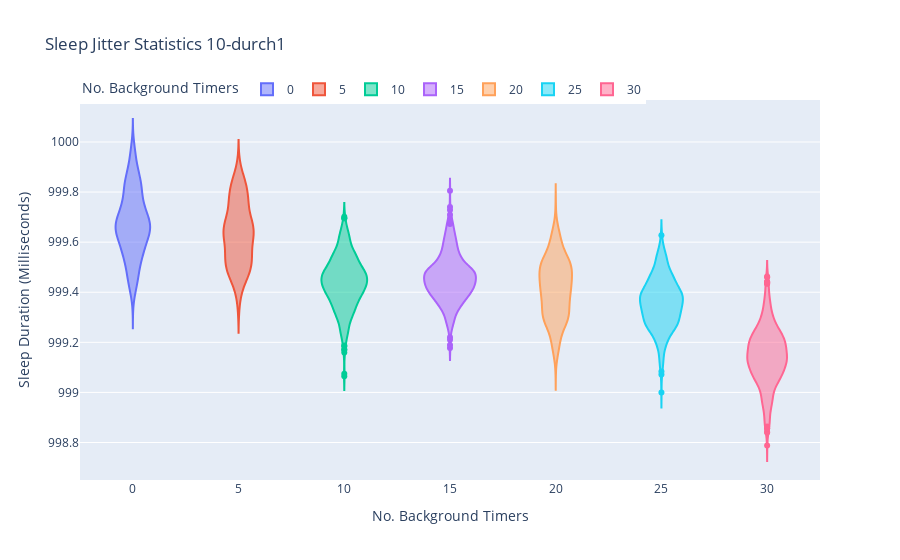

The cell this chart's notebook holds for it:
### Code cell
# sleep jitter stats min/max/avg/std

sleep_jitter_stats_fig = px.violin(sleep_jitter, x='background_timers', y='trace_milli',
    color='background_timers',
    title=f"Sleep Jitter Statistics {suffix}",
    labels={
        "trace": "Sleep Duration (Seconds)",
        "trace_milli": "Sleep Duration (Milliseconds)",
        "background_timers": "No. Background Timers",
    },
)
sleep_jitter_stats_fig.update_layout(
    legend=dict(orientation="h", yanchor="bottom", y=0.99),
)

sleep_jitter_stats_fig.write_html(f'docs/sleep_jitter_stats_{suffix}.html')
sleep_jitter_stats_fig.show()

### Figure 1 — Plotly figure (JSON) as saved in the notebook; plotly's stock layout.template omitted (floating-point values rounded to 4 significant figures; data arrays with more than 128 entries replaced by an {"elided": "..."} marker saying what was removed)
{"data": [{"alignmentgroup": "True", "box": {"visible": false}, "hovertemplate": "No. Background Timers=%{x}<br>Sleep Duration (Milliseconds)=%{y}<extra></extra>", "legendgroup": "0", "marker": {"color": "#636efa"}, "name": "0", "offsetgroup": "0", "orientation": "v", "scalegroup": "True", "showlegend": true, "type": "violin", "x": {"elided": "580 int values"}, "x0": " ", "xaxis": "x", "y": {"elided": "580 float values"}, "y0": " ", "yaxis": "y"}, {"alignmentgroup": "True", "box": {"visible": false}, "hovertemplate": "No. Background Timers=%{x}<br>Sleep Duration (Milliseconds)=%{y}<extra></extra>", "legendgroup": "5", "marker": {"color": "#EF553B"}, "name": "5", "offsetgroup": "5", "orientation": "v", "scalegroup": "True", "showlegend": true, "type": "violin", "x": {"elided": "580 int values"}, "x0": " ", "xaxis": "x", "y": {"elided": "580 float values"}, "y0": " ", "yaxis": "y"}, {"alignmentgroup": "True", "box": {"visible": false}, "hovertemplate": "No. Background Timers=%{x}<br>Sleep Duration (Milliseconds)=%{y}<extra></extra>", "legendgroup": "10", "marker": {"color": "#00cc96"}, "name": "10", "offsetgroup": "10", "orientation": "v", "scalegroup": "True", "showlegend": true, "type": "violin", "x": {"elided": "580 int values"}, "x0": " ", "xaxis": "x", "y": {"elided": "580 float values"}, "y0": " ", "yaxis": "y"}, {"alignmentgroup": "True", "box": {"visible": false}, "hovertemplate": "No. Background Timers=%{x}<br>Sleep Duration (Milliseconds)=%{y}<extra></extra>", "legendgroup": "15", "marker": {"color": "#ab63fa"}, "name": "15", "offsetgroup": "15", "orientation": "v", "scalegroup": "True", "showlegend": true, "type": "violin", "x": {"elided": "580 int values"}, "x0": " ", "xaxis": "x", "y": {"elided": "580 float values"}, "y0": " ", "yaxis": "y"}, {"alignmentgroup": "True", "box": {"visible": false}, "hovertemplate": "No. Background Timers=%{x}<br>Sleep Duration (Milliseconds)=%{y}<extra></extra>", "legendgroup": "20", "marker": {"color": "#FFA15A"}, "name": "20", "offsetgroup": "20", "orientation": "v", "scalegroup": "True", "showlegend": true, "type": "violin", "x": {"elided": "580 int values"}, "x0": " ", "xaxis": "x", "y": {"elided": "580 float values"}, "y0": " ", "yaxis": "y"}, {"alignmentgroup": "True", "box": {"visible": false}, "hovertemplate": "No. Background Timers=%{x}<br>Sleep Duration (Milliseconds)=%{y}<extra></extra>", "legendgroup": "25", "marker": {"color": "#19d3f3"}, "name": "25", "offsetgroup": "25", "orientation": "v", "scalegroup": "True", "showlegend": true, "type": "violin", "x": {"elided": "580 int values"}, "x0": " ", "xaxis": "x", "y": {"elided": "580 float values"}, "y0": " ", "yaxis": "y"}, {"alignmentgroup": "True", "box": {"visible": false}, "hovertemplate": "No. Background Timers=%{x}<br>Sleep Duration (Milliseconds)=%{y}<extra></extra>", "legendgroup": "30", "marker": {"color": "#FF6692"}, "name": "30", "offsetgroup": "30", "orientation": "v", "scalegroup": "True", "showlegend": true, "type": "violin", "x": {"elided": "580 int values"}, "x0": " ", "xaxis": "x", "y": {"elided": "580 float values"}, "y0": " ", "yaxis": "y"}], "layout": {"legend": {"orientation": "h", "title": {"text": "No. Background Timers"}, "tracegroupgap": 0, "y": 0.99, "yanchor": "bottom"}, "title": {"text": "Sleep Jitter Statistics 10-durch1"}, "violinmode": "overlay", "xaxis": {"anchor": "y", "categoryarray": [0, 5, 10, 15, 20, 25, 30], "categoryorder": "array", "domain": [0, 1], "title": {"text": "No. Background Timers"}}, "yaxis": {"anchor": "x", "domain": [0, 1], "title": {"text": "Sleep Duration (Milliseconds)"}}}}
